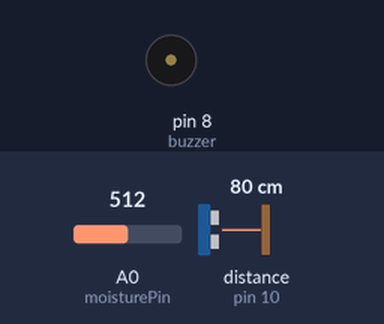
Recording of a sketch running on a simulated Arduino Uno, built with avr-gcc and run on an emulated ATmega328P. On the bench: buzzer (waves = sounding, pin HIGH). Wiring (inferred from the names in the program): ultrasonic range finder: trigger pin 9; echo pin 10. The test bench sets the inputs (shaded band); at power-on: distance to the obstacle (sensor on pin 10) 80 cm, A0 (moisturePin) = 512. The echo pulse lasts 58.3 µs per cm; pins used as bus, display or sensor lines are not drawn.

Above: at 1.8 s.
1.9 s: distance to the obstacle (sensor on pin 10) set to 54 cm
3.4 s: distance to the obstacle (sensor on pin 10) set to 47 cm
At 4.8 s:
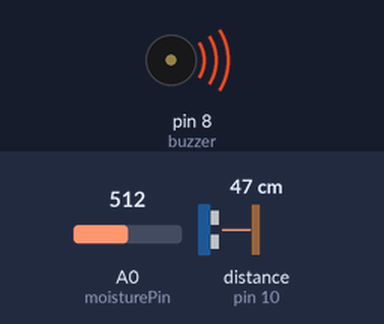
7.5 s: distance to the obstacle (sensor on pin 10) set to 60 cm
At 8.4 s:
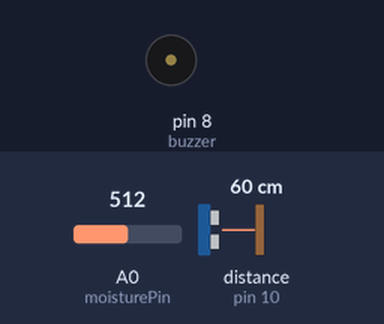
9.0 s: A0 (moisturePin) set to 307
10.5 s: A0 (moisturePin) set to 282
At 11.19 s:
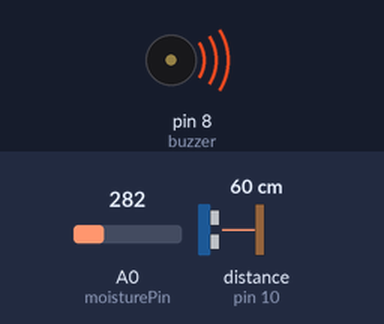
Timing chart, 0 to 15.0 s (numbered marks = the images above; inputs shaded):
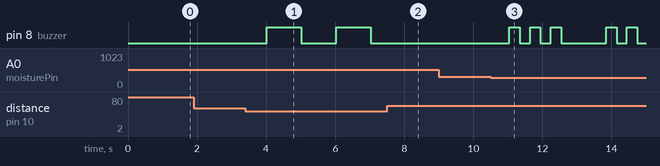

Measured:
- the behaviour switches between 51 and 50 cm on distance to the obstacle (sensor on pin 10) (found by bisection; images 0 and 1)
- the behaviour switches between 300 and 299 on A0 (moisturePin) (found by bisection; images 2 and 3)
- after the input at 1.9 s, every drawn part: stays the same
- after the input at 3.4 s, pin 8 (buzzer): alternates HIGH for 1.0 s and LOW for 1.0 s, starting after 0.62 s
- after the input at 7.5 s, pin 8 (buzzer): stays LOW (without the input it goes to HIGH after 0.53 s)
- after the input at 9.0 s, every drawn part: stays the same
- after the input at 10.5 s, pin 8 (buzzer): LOW → HIGH after 0.54 s, → LOW 0.30 s later, → HIGH 0.30 s later, → LOW 0.30 s later, … (10 changes in this stretch)

The sketch:

Arduino.ino
```cpp
#define trigPin 9
#define echoPin 10
#define buzzer 8
#define moisturePin A0

void setup() {
  pinMode(trigPin, OUTPUT);
  pinMode(echoPin, INPUT);
  pinMode(buzzer, OUTPUT);
  Serial.begin(9600);
}

void loop() {
  // Ultrasonic distance measurement
  digitalWrite(trigPin, LOW);
  delayMicroseconds(2);
  digitalWrite(trigPin, HIGH);
  delayMicroseconds(10);
  digitalWrite(trigPin, LOW);

  long duration = pulseIn(echoPin, HIGH);
  int distance = duration * 0.034 / 2;

  // Moisture sensor reading
  int moisture = analogRead(moisturePin);

  // Obstacle detection
  if (distance < 50) {
    digitalWrite(buzzer, HIGH);
    delay(1000);
    digitalWrite(buzzer, LOW);
  }

  // Water detection
  if (moisture < 300) {
    for (int i = 0; i < 3; i++) {
      digitalWrite(buzzer, HIGH);
      delay(300);
      digitalWrite(buzzer, LOW);
      delay(300);
    }
  }

  delay(1000);
}
```
